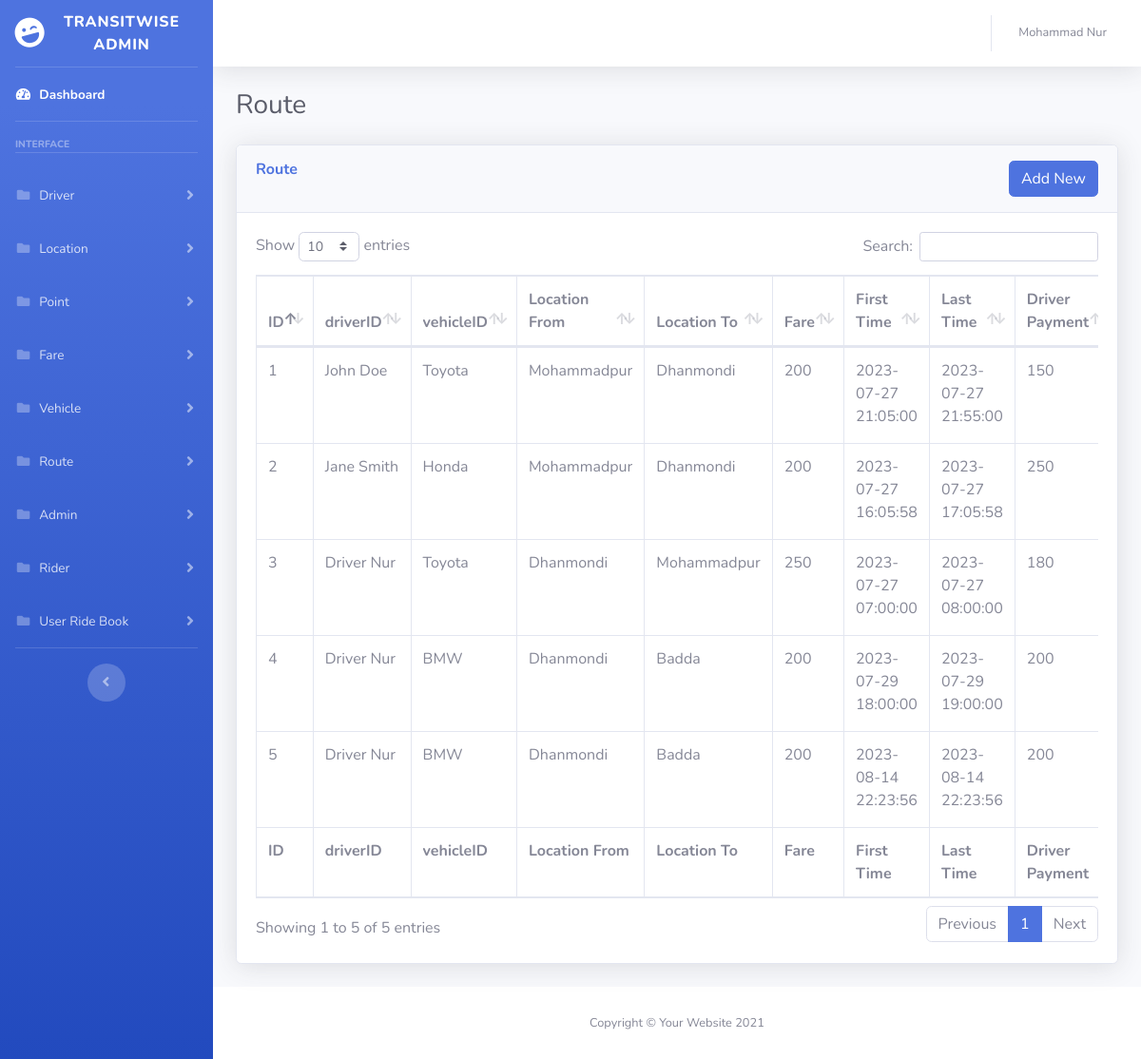
The app's page /admin/show_route.php (signed in), older data.
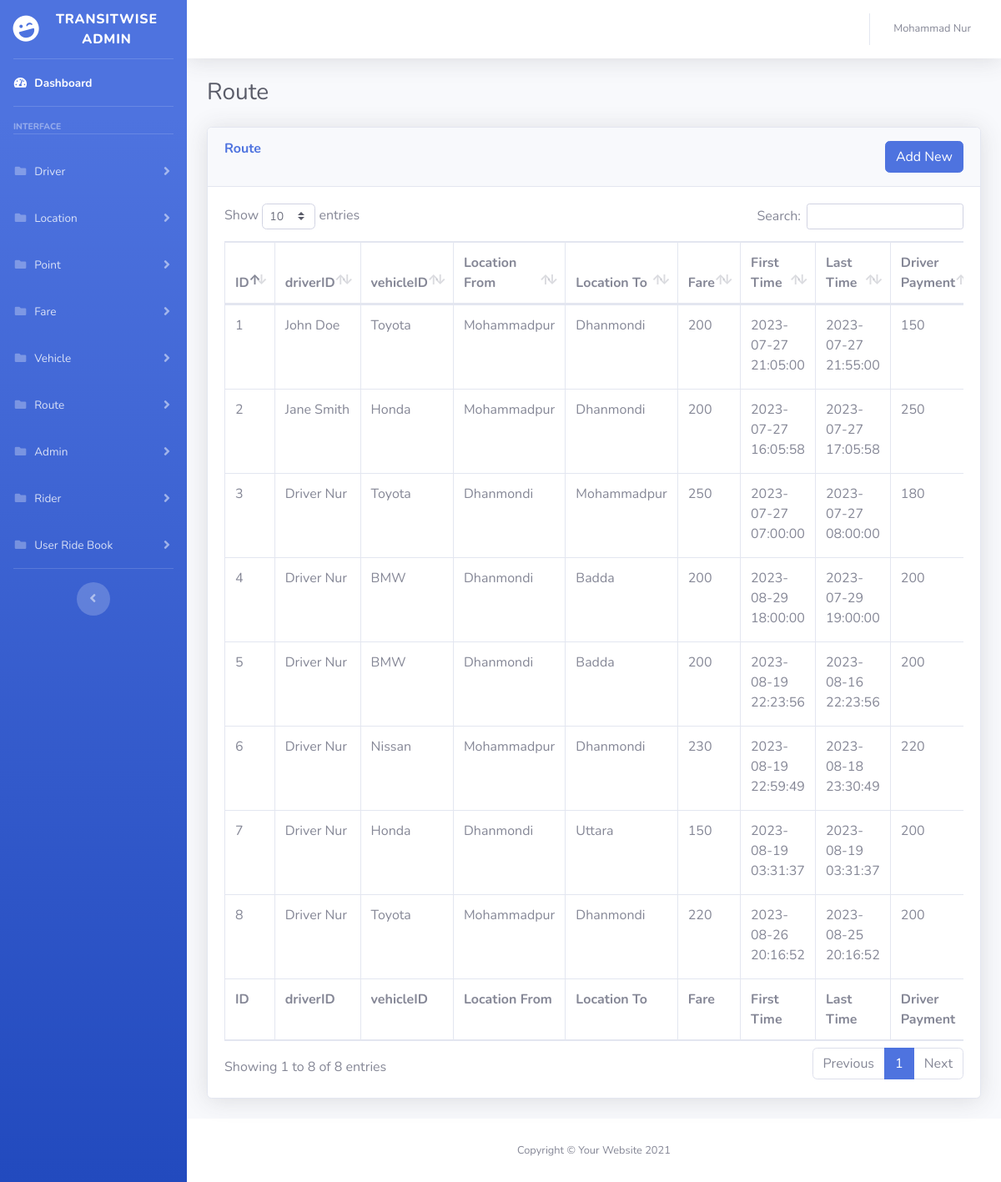
The same page, newer data.
### tables this page shows
CREATE TABLE `route` (
  `id` int(11) NOT NULL AUTO_INCREMENT,
  `driverID` int(11) NOT NULL,
  `vehicleID` int(11) NOT NULL,
  `locationId_From` int(11) NOT NULL,
  `locationId_To` int(11) NOT NULL,
  `Fare` int(11) NOT NULL,
  `StartJourneyTime` timestamp NOT NULL,
  `DepartureTime` timestamp NOT NULL,
  `driverPayment` int(11) NOT NULL,
  `createdbyID` int(11) NOT NULL,
  `created_at` timestamp NOT NULL,
  `status` int(2) NOT NULL DEFAULT 0,
  PRIMARY KEY (`id`),
  KEY `createdbyID` (`createdbyID`),
  CONSTRAINT `route_ibfk_1` FOREIGN KEY (`createdbyID`) REFERENCES `admin` (`id`)
);

CREATE TABLE `driver` (
  `id` int(11) NOT NULL AUTO_INCREMENT,
  `name` varchar(255) NOT NULL,
  `username` varchar(255) NOT NULL,
  `email` varchar(255) NOT NULL,
  `phone` varchar(255) NOT NULL,
  `password` varchar(255) NOT NULL,
  `role` varchar(255) NOT NULL,
  `token` varchar(255) DEFAULT NULL,
  `created_at` timestamp NULL DEFAULT NULL,
  PRIMARY KEY (`id`),
  UNIQUE KEY `username` (`username`),
  UNIQUE KEY `email` (`email`),
  UNIQUE KEY `phone` (`phone`)
);

CREATE TABLE `vehicle` (
  `id` int(11) NOT NULL AUTO_INCREMENT,
  `make` varchar(255) NOT NULL,
  `model` varchar(255) NOT NULL,
  `year` varchar(255) NOT NULL,
  `capacity` int(11) DEFAULT NULL,
  PRIMARY KEY (`id`)
);

CREATE TABLE `location` (
  `id` int(11) NOT NULL AUTO_INCREMENT,
  `name` varchar(255) NOT NULL,
  `created_at` timestamp NULL DEFAULT NULL,
  PRIMARY KEY (`id`),
  UNIQUE KEY `name` (`name`)
);

### lib/MainTable.php (called while the page is built, shortened)
<?php
abstract class MainTable
{
    protected  $table;
    public function readByid($id) {
        $sql ="SELECT * FROM ".$this->table." WHERE id =:id";
        $stmt =Database::prepare($sql);
        $stmt->bindParam(":id",$id);
        $stmt->execute();
        return $stmt->fetch();
    }
    public function readAll() {
        $sql ="SELECT * FROM ".$this->table." ORDER BY id DESC ";
        $stmt =Database::prepare($sql);
        $stmt->execute();
        return $stmt->fetchAll();
    }
}

### lib/Database.php (called while the page is built, shortened)
<?php
class Database {
    private static $pdo;
    public static function Connection(): PDO
    {
        if(!isset(self::$pdo)){
            try {
                self::$pdo = new PDO("mysql:host=".DB_HOST.";dbname=".DB_NAME,DB_USER,DB_PASS);
            } catch (PDOException $e) {
                echo "Connection fail...".$e->getMessage();
            }
        }
        return self::$pdo;
    }
    public static function prepare($sql): false|PDOStatement
    {
        return self::Connection()->prepare($sql);
    }
}

### admin/show_route.php (the view, shortened to what this page needs)
<?php include_once "inc/header.php"; ?>
<?php
$route = new RouteTable();
$results = $route->readAll();
$drivers = new DriverTable();
$vehicles = new VehicleTable();
$locations = new LocationTable();
?>
<div class="d-sm-flex align-items-center justify-content-between mb-4">
    <h1 class="h3 mb-0 text-gray-800">Route</h1>
</div>
<div class="card shadow mb-4">
    <div class="card-header py-3 d-flex justify-content-between">
        <h6 class="m-0 font-weight-bold text-primary"> Route</h6>
        <a href="add_route.php" class="btn btn-primary">Add New</a>
    </div>
    <div class="card-body">
        <div class="table-responsive">
            <table class="table table-bordered" id="dataTable" width="100%" cellspacing="0">
                <thead>
                    <tr>
                        <th>ID</th>
                        <th>driverID</th>
                        <th>vehicleID</th>
                        <th>Location From</th>
                        <th>Location To</th>
                        <th>Fare</th>
                        <th>First Time</th>
                        <th>Last Time</th>
                        <th>Driver Payment</th>
                    </tr>
                </thead>
                <tfoot>
                    <tr>
                        <th>ID</th>
                        <th>driverID</th>
                        <th>vehicleID</th>
                        <th>Location From</th>
                        <th>Location To</th>
                        <th>Fare</th>
                        <th>First Time</th>
                        <th>Last Time</th>
                        <th>Driver Payment</th>
                    </tr>
                </tfoot>
                <tbody>
                    <?php foreach ($results as $row) { ?>
                        <tr>
                            <td><?php echo $row['id']; ?></td>
                            <td><?php echo ($drivers->readByid($row['driverID']))['name'] ?></td>
                            <td><?php echo ($vehicles->readByid($row['vehicleID']))['make'] ?></td>
                            <td><?php echo ($locations->readByid($row['locationId_From']))['name'] ?></td>
                            <td><?php echo ($locations->readByid($row['locationId_To']))['name'] ?></td>
                            <td><?php echo $row['Fare']; ?></td>
                            <td><?php echo $row['StartJourneyTime']; ?></td>
                            <td><?php echo $row['DepartureTime']; ?></td>
                            <td><?php echo $row['driverPayment']; ?></td>
                        </tr>
                    <?php } ?>
                </tbody>
            </table>
        </div>
    </div>
</div>
<?php include_once "inc/footer.php"; ?>

Row changes from the older to the newer data that the page shows:
added route: id "8", driverID.name "Driver Nur", vehicleID.make "Toyota", locationId_From.name "Mohammadpur", locationId_To.name "Dhanmondi", Fare "220", StartJourneyTime "2023-08-26 20:16:52", DepartureTime "2023-08-25 20:16:52", driverPayment "200"
added route: id "7", driverID.name "Driver Nur", vehicleID.make "Honda", locationId_From.name "Dhanmondi", locationId_To.name "Uttara", Fare "150", StartJourneyTime "2023-08-19 03:31:37", DepartureTime "2023-08-19 03:31:37", driverPayment "200"
added route: id "6", driverID.name "Driver Nur", vehicleID.make "Nissan", locationId_From.name "Mohammadpur", locationId_To.name "Dhanmondi", Fare "230", StartJourneyTime "2023-08-19 22:59:49", DepartureTime "2023-08-18 23:30:49", driverPayment "220"
changed route id 5: StartJourneyTime "2023-08-14 22:23:56" → "2023-08-19 22:23:56"; DepartureTime "2023-08-14 22:23:56" → "2023-08-16 22:23:56"
changed route id 4: StartJourneyTime "2023-07-29 18:00:00" → "2023-08-29 18:00:00"
Text that changed along with them:
text written by a page script: "Show entries Search: Showing 1 to 5 of 5 entries Previous 1 Next" → "Show entries Search: Showing 1 to 8 of 8 entries Previous 1 Next"
